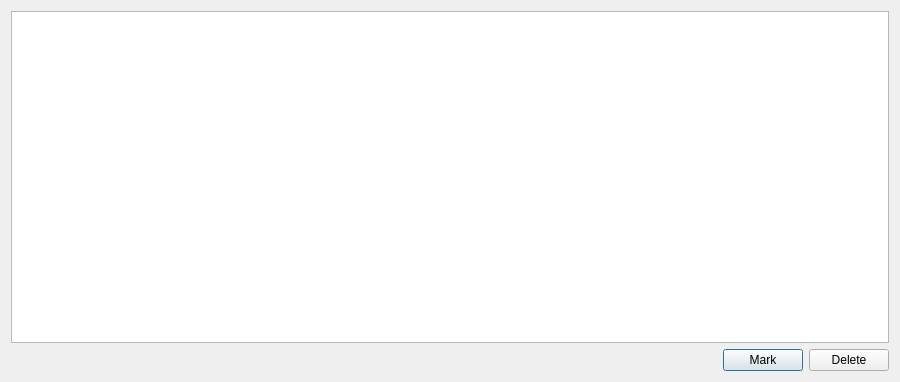
<?xml version="1.0" encoding="UTF-8"?>
<ui version="4.0">
 <class>DeleteOnePlayer</class>
 <widget class="QDialog" name="DeleteOnePlayer">
  <property name="geometry">
   <rect>
    <x>0</x>
    <y>0</y>
    <width>900</width>
    <height>382</height>
   </rect>
  </property>
  <property name="minimumSize">
   <size>
    <width>900</width>
    <height>382</height>
   </size>
  </property>
  <property name="windowTitle">
   <string>Dialog</string>
  </property>
  <layout class="QHBoxLayout" name="horizontalLayout_2">
   <item>
    <layout class="QVBoxLayout" name="verticalLayout">
     <item>
      <widget class="QTableView" name="tableView"/>
     </item>
     <item>
      <layout class="QHBoxLayout" name="horizontalLayout">
       <item>
        <spacer name="horizontalSpacer">
         <property name="orientation">
          <enum>Qt::Horizontal</enum>
         </property>
         <property name="sizeHint" stdset="0">
          <size>
           <width>168</width>
           <height>20</height>
          </size>
         </property>
        </spacer>
       </item>
       <item>
        <widget class="QPushButton" name="markButton">
         <property name="text">
          <string>Mark</string>
         </property>
        </widget>
       </item>
       <item>
        <widget class="QPushButton" name="deleteButton">
         <property name="text">
          <string>Delete</string>
         </property>
        </widget>
       </item>
      </layout>
     </item>
    </layout>
   </item>
  </layout>
 </widget>
 <resources/>
 <connections/>
</ui>
